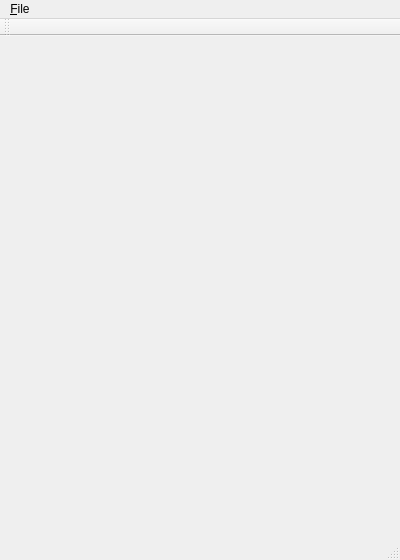
<?xml version="1.0" encoding="UTF-8"?>
<ui version="4.0">
 <class>MainWindow</class>
 <widget class="QMainWindow" name="MainWindow">
  <property name="geometry">
   <rect>
    <x>0</x>
    <y>0</y>
    <width>400</width>
    <height>560</height>
   </rect>
  </property>
  <property name="windowTitle">
   <string>MainWindow</string>
  </property>
  <widget class="QWidget" name="centralWidget">
   <layout class="QGridLayout" name="gridLayout">
    <item row="0" column="0">
     <widget class="BinFileView" name="binFileView1" native="true">
      <property name="font">
       <font>
        <family>Monospace</family>
        <kerning>false</kerning>
       </font>
      </property>
      <property name="contextMenuPolicy">
       <enum>Qt::CustomContextMenu</enum>
      </property>
      <property name="acceptDrops">
       <bool>true</bool>
      </property>
     </widget>
    </item>
    <item row="1" column="0">
     <widget class="BinFileView" name="binFileView2" native="true">
      <property name="font">
       <font>
        <family>Monospace</family>
        <kerning>false</kerning>
       </font>
      </property>
      <property name="contextMenuPolicy">
       <enum>Qt::CustomContextMenu</enum>
      </property>
      <property name="acceptDrops">
       <bool>true</bool>
      </property>
     </widget>
    </item>
   </layout>
  </widget>
  <widget class="QMenuBar" name="menuBar">
   <property name="geometry">
    <rect>
     <x>0</x>
     <y>0</y>
     <width>400</width>
     <height>27</height>
    </rect>
   </property>
   <widget class="QMenu" name="menu_File">
    <property name="title">
     <string>&amp;File</string>
    </property>
    <addaction name="actionE_xit"/>
   </widget>
   <addaction name="menu_File"/>
  </widget>
  <widget class="QToolBar" name="mainToolBar">
   <attribute name="toolBarArea">
    <enum>TopToolBarArea</enum>
   </attribute>
   <attribute name="toolBarBreak">
    <bool>false</bool>
   </attribute>
  </widget>
  <widget class="QStatusBar" name="statusBar"/>
  <action name="actionE_xit">
   <property name="text">
    <string>E&amp;xit</string>
   </property>
  </action>
 </widget>
 <layoutdefault spacing="6" margin="11"/>
 <customwidgets>
  <customwidget>
   <class>BinFileView</class>
   <extends>QWidget</extends>
   <header>binfileview.h</header>
  </customwidget>
 </customwidgets>
 <resources/>
 <connections/>
</ui>
